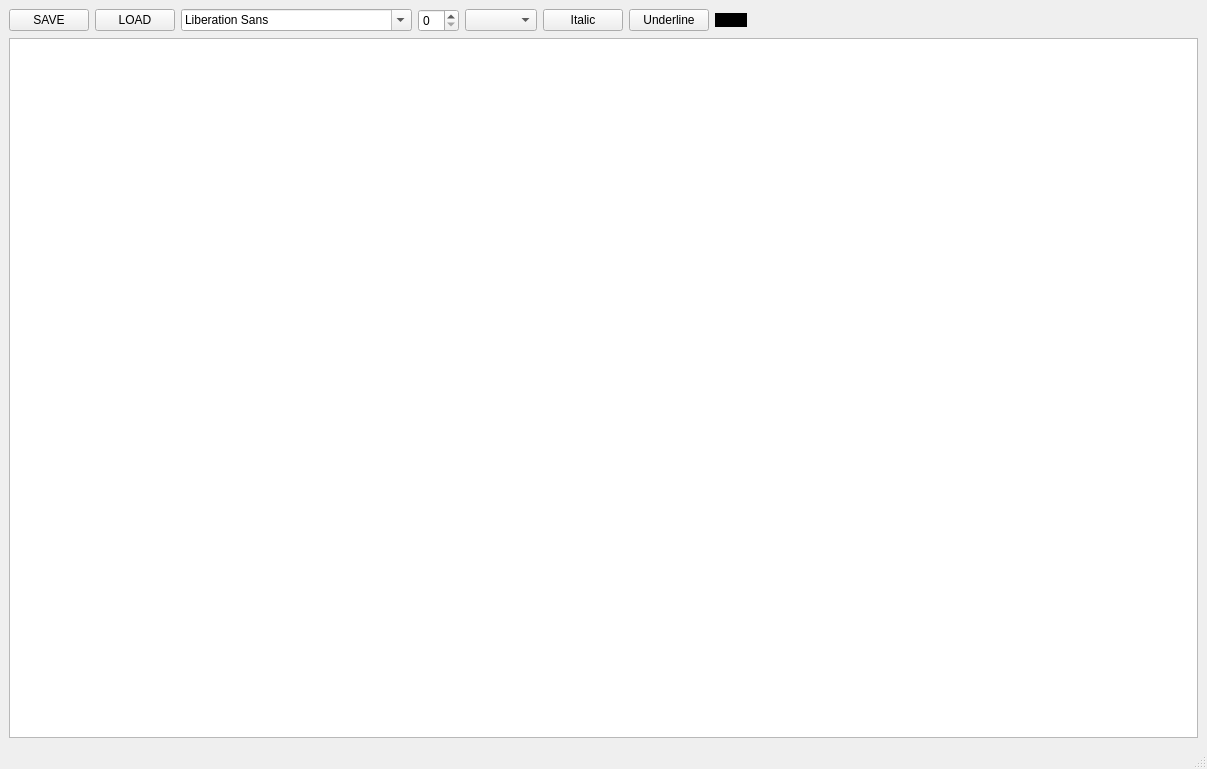
<?xml version="1.0" encoding="UTF-8"?>
<ui version="4.0">
 <class>PaperTail</class>
 <widget class="QMainWindow" name="PaperTail">
  <property name="geometry">
   <rect>
    <x>0</x>
    <y>0</y>
    <width>1207</width>
    <height>769</height>
   </rect>
  </property>
  <property name="windowTitle">
   <string>PaperTail</string>
  </property>
  <widget class="QWidget" name="centralwidget">
   <layout class="QVBoxLayout" name="verticalLayout">
    <item>
     <layout class="QHBoxLayout" name="horizontalLayout">
      <item>
       <widget class="QPushButton" name="b_save">
        <property name="text">
         <string>SAVE</string>
        </property>
       </widget>
      </item>
      <item>
       <widget class="QPushButton" name="b_load">
        <property name="text">
         <string>LOAD</string>
        </property>
       </widget>
      </item>
      <item>
       <widget class="QFontComboBox" name="fontComboBox"/>
      </item>
      <item>
       <widget class="QSpinBox" name="fontSize"/>
      </item>
      <item>
       <widget class="QComboBox" name="fontWeight"/>
      </item>
      <item>
       <widget class="QPushButton" name="b_italic">
        <property name="text">
         <string>Italic</string>
        </property>
        <property name="checkable">
         <bool>true</bool>
        </property>
        <property name="checked">
         <bool>false</bool>
        </property>
       </widget>
      </item>
      <item>
       <widget class="QPushButton" name="b_underline">
        <property name="text">
         <string>Underline</string>
        </property>
        <property name="checkable">
         <bool>true</bool>
        </property>
       </widget>
      </item>
      <item>
       <widget class="QPushButton" name="b_changeColor">
        <property name="styleSheet">
         <string notr="true">background-color: rgb(0, 0, 0); border: none;</string>
        </property>
        <property name="text">
         <string/>
        </property>
        <property name="flat">
         <bool>false</bool>
        </property>
       </widget>
      </item>
      <item>
       <spacer name="horizontalSpacer">
        <property name="orientation">
         <enum>Qt::Horizontal</enum>
        </property>
        <property name="sizeHint" stdset="0">
         <size>
          <width>40</width>
          <height>20</height>
         </size>
        </property>
       </spacer>
      </item>
     </layout>
    </item>
    <item>
     <widget class="QTextEdit" name="data">
      <property name="styleSheet">
       <string notr="true"/>
      </property>
      <property name="html">
       <string>&lt;!DOCTYPE HTML PUBLIC &quot;-//W3C//DTD HTML 4.0//EN&quot; &quot;http://www.w3.org/TR/REC-html40/strict.dtd&quot;&gt;
&lt;html&gt;&lt;head&gt;&lt;meta name=&quot;qrichtext&quot; content=&quot;1&quot; /&gt;&lt;style type=&quot;text/css&quot;&gt;
p, li { white-space: pre-wrap; }
&lt;/style&gt;&lt;/head&gt;&lt;body style=&quot; font-family:'Ubuntu'; font-size:10pt; font-weight:400; font-style:normal;&quot;&gt;
&lt;p style=&quot;-qt-paragraph-type:empty; margin-top:0px; margin-bottom:0px; margin-left:0px; margin-right:0px; -qt-block-indent:0; text-indent:0px;&quot;&gt;&lt;br /&gt;&lt;/p&gt;&lt;/body&gt;&lt;/html&gt;</string>
      </property>
     </widget>
    </item>
   </layout>
  </widget>
  <widget class="QMenuBar" name="menubar">
   <property name="geometry">
    <rect>
     <x>0</x>
     <y>0</y>
     <width>1207</width>
     <height>21</height>
    </rect>
   </property>
  </widget>
  <widget class="QStatusBar" name="statusbar"/>
 </widget>
 <resources/>
 <connections/>
</ui>
